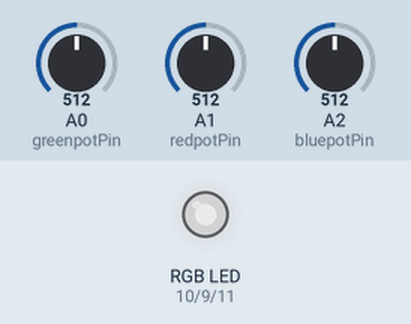
Simulated run of this sketch. Board: Arduino Uno, built with avr-gcc and run on an emulated ATmega328P. On the bench: an RGB LED mixed from three pins (HIGH = lit). The test bench sets the inputs (shaded band); at power-on: A0 (greenpotPin) = 512, A1 (redpotPin) = 512, A2 (bluepotPin) = 512. Dim RGB values are drawn brighter than linear.

Above: at 1.2 s.
1.3 s: A0 (greenpotPin) set to 716
At 1.8 s:
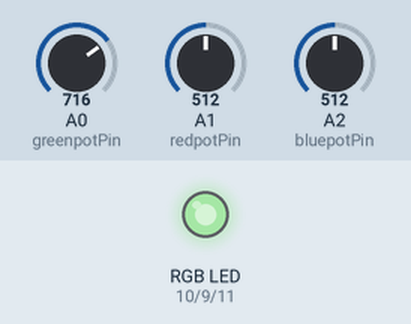
2.8 s: A1 (redpotPin) set to 716
At 4.0 s:
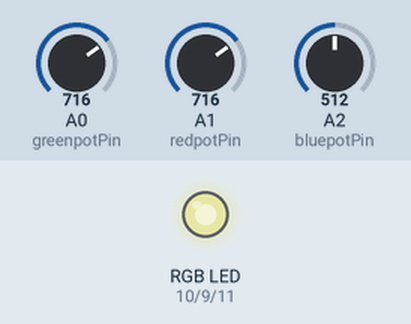
4.3 s: A2 (bluepotPin) set to 716
At 5.3 s:
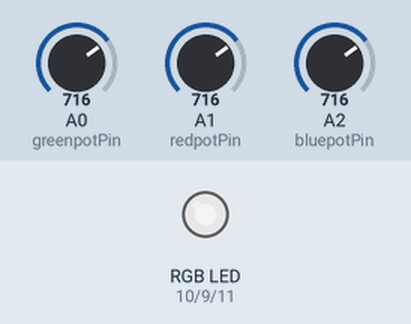
5.8 s: A0 (greenpotPin) set to 900
At 6.4 s:
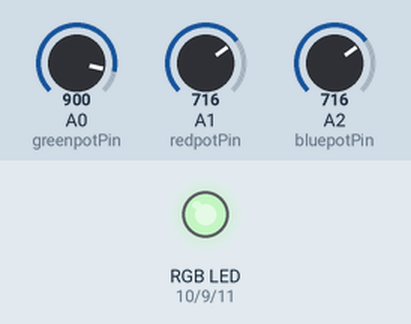
7.3 s: A1 (redpotPin) set to 900
At 8.5 s:
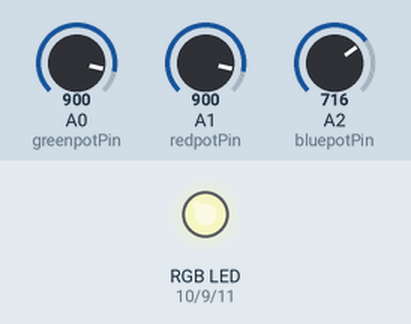
8.8 s: A2 (bluepotPin) set to 900
At 9.9 s:
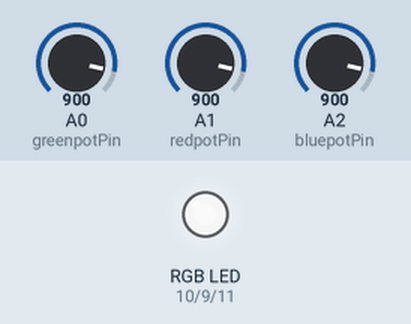
Timing chart, 0 to 11.3 s (numbered marks = the images above; inputs shaded):
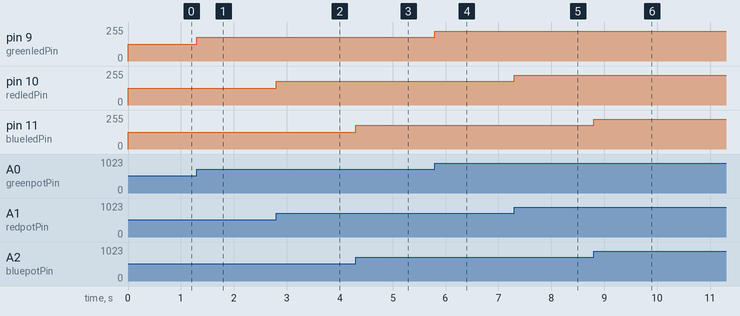

Measured:
- after the input at 1.3 s, pin 9 (greenledPin): 127/255 → 178/255 at once
- after the input at 2.8 s, pin 10 (redledPin): 127/255 → 178/255 at once
- after the input at 4.3 s, pin 11 (blueledPin): 127/255 → 178/255 at once
- after the input at 5.8 s, pin 9 (greenledPin): 178/255 → 224/255 at once
- after the input at 7.3 s, pin 10 (redledPin): 178/255 → 224/255 at once
- after the input at 8.8 s, pin 11 (blueledPin): 178/255 → 224/255 at once

The sketch:

hmk2_controlling_RGB_with_potentiometers.ino
```cpp
//declarare pini pentru potentiometre
const int greenpotPin = A0;
const int redpotPin = A1;
const int bluepotPin = A2;

//declarare pini RGB
const int greenledPin = 9;
const int redledPin = 10;
const int blueledPin = 11;

//valori potentiometre
int greenpotValue = 0;
int redpotValue = 0;
int bluepotValue = 0;

//valori pentru fiecare culoare a ledului RGB
int greenledValue = 0;
int redledValue = 0;
int blueledValue = 0;

void setup() {

      Serial.begin(9600);

}
void loop() {

      //citire valori potentiometre si atribuirea lor variabilelor corespunzatoare
      greenpotValue = analogRead(greenpotPin);
      redpotValue = analogRead(redpotPin);
      bluepotValue = analogRead(bluepotPin);

      //pentru scrierea de valori din intervalul [0...255]
      greenledValue = map(greenpotValue, 0, 1023, 0, 255);
      redledValue = map(redpotValue, 0, 1023, 0, 255);
      blueledValue = map(bluepotValue, 0, 1023, 0, 255);

      //setarea culorilor RGB
      analogWrite(greenledPin, greenledValue);
      analogWrite(redledPin, redledValue);
      analogWrite(blueledPin, blueledValue);

}
```
